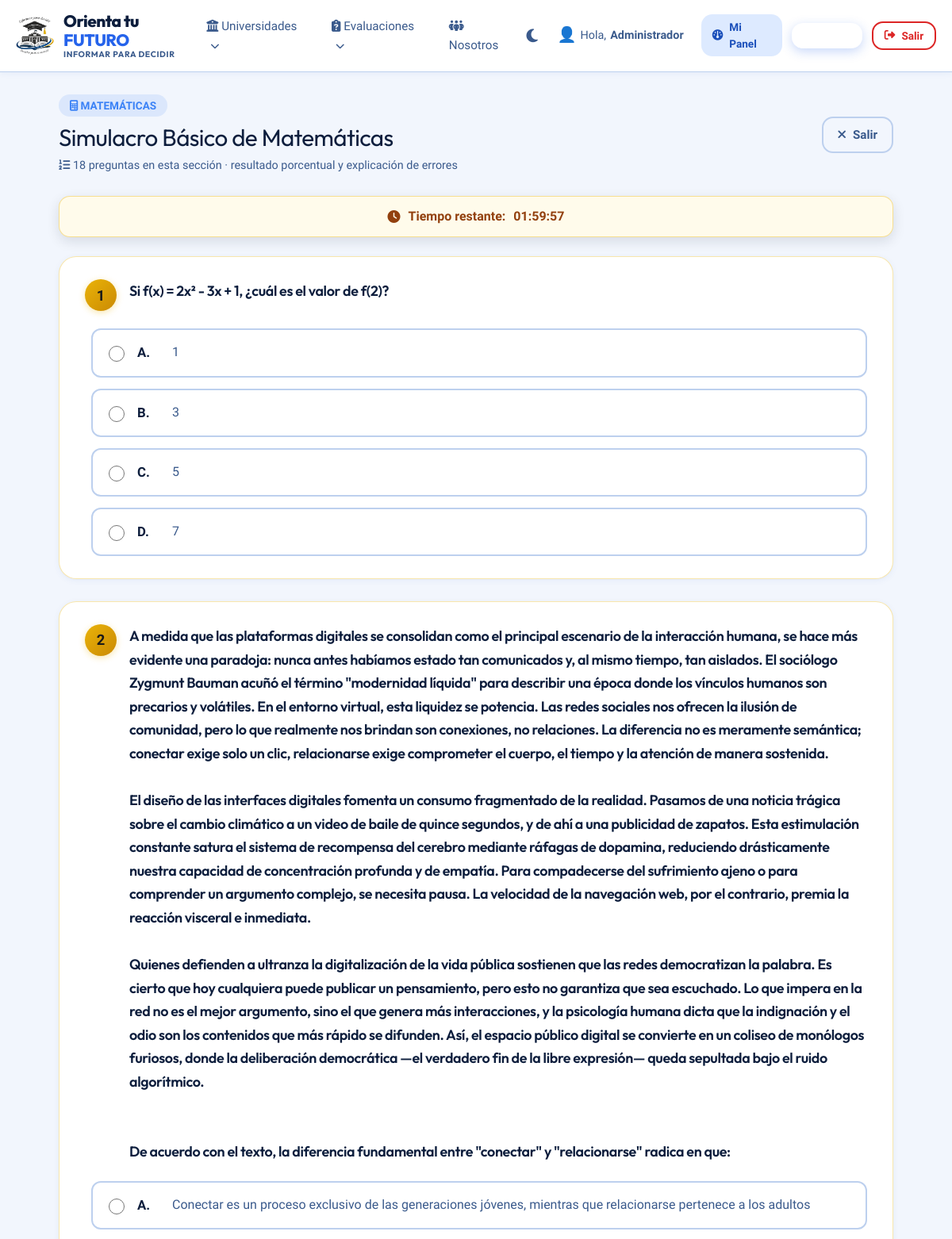
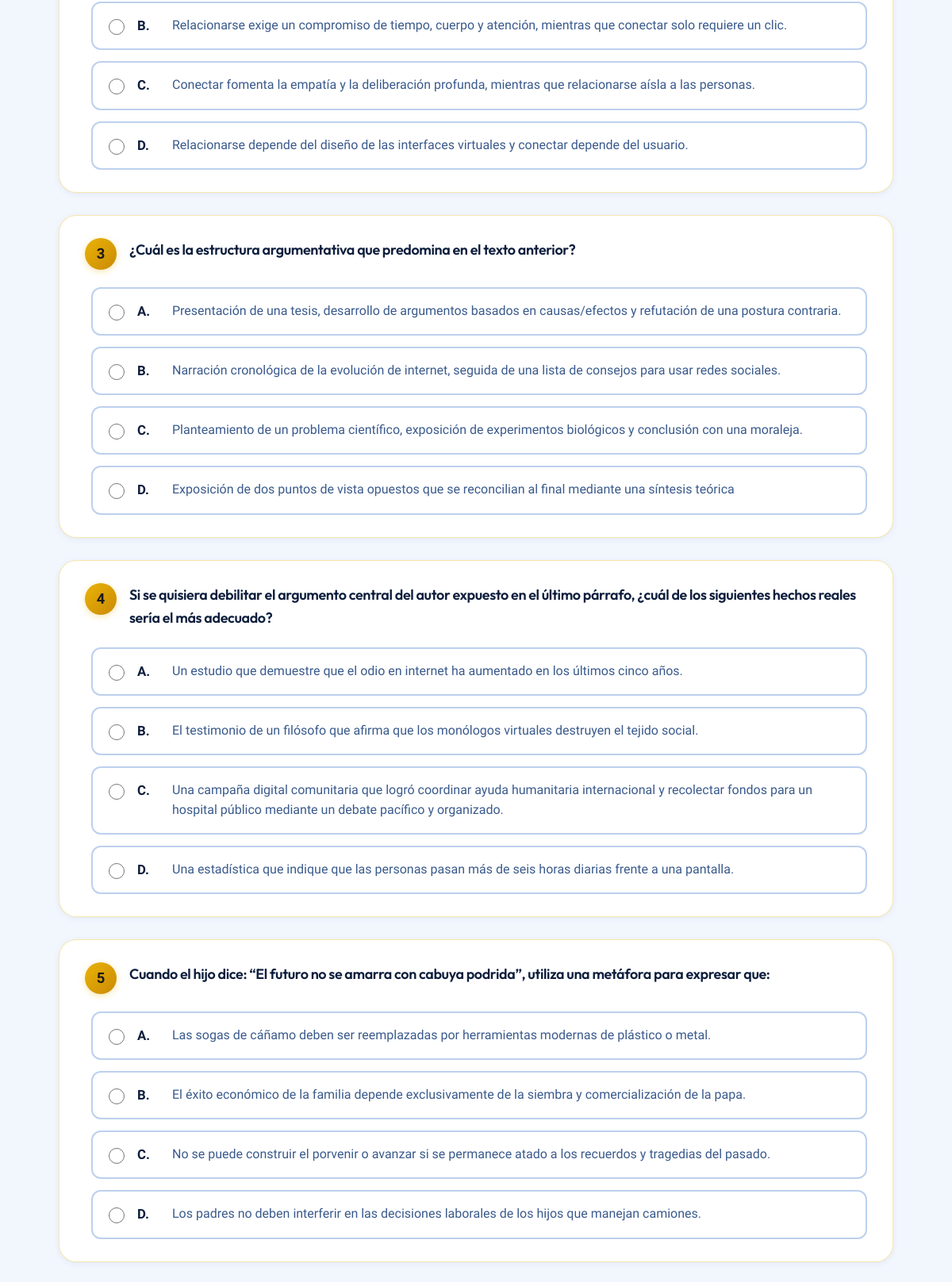
The page /simulacros/resolver?modo=aleatorio&modalidad=corto (signed in, upper part) on the database its author committed (2 pictures, top to bottom).
### tables this page shows
CREATE TABLE `simulacros` (
  `id_simulacro` int(11) NOT NULL,
  `titulo` varchar(150) NOT NULL,
  `descripcion` text DEFAULT NULL,
  `materia` varchar(50) NOT NULL,
  `color` varchar(20) DEFAULT '#3b82f6',
  `icono` varchar(50) DEFAULT 'fa-solid fa-file-pen'
);

CREATE TABLE `simulacro_preguntas` (
  `id_pregunta` int(11) NOT NULL,
  `id_simulacro` int(11) NOT NULL,
  `pregunta` text NOT NULL,
  `opcion_a` text NOT NULL,
  `opcion_b` text NOT NULL,
  `opcion_c` text NOT NULL,
  `opcion_d` text NOT NULL,
  `correcta` char(1) NOT NULL,
  `justificacion` text NOT NULL
);

### controladores/controlador_simulacros.php (called while the page is built, shortened)
<?php
include_once "modelos/simulacro.php";
class ControladorSimulacros {
    public function resolver() {
        $modo = isset($_GET['modo']) ? trim($_GET['modo']) : '';
        $materia = isset($_GET['materia']) ? trim($_GET['materia']) : '';
        $cantidad = isset($_GET['cantidad']) ? (int) $_GET['cantidad'] : 25;
        $modalidad = isset($_GET['modalidad']) ? trim($_GET['modalidad']) : 'corto';
        $materias_validas = Simulacro::obtenerMateriasPreIcfes();
        $modalidades = Simulacro::obtenerModalidadesAleatorias();
        $es_aleatorio = ($modo === 'aleatorio' && isset($modalidades[$modalidad]));
        $session_key = 'preicfes_' . ($es_aleatorio ? 'aleatorio_' . $modalidad : 'materia_' . md5($materia . '|' . $cantidad));
        $es_normal = $es_aleatorio && $modalidad === 'normal';
        if ($es_aleatorio) {
            $configuracion = $modalidades[$modalidad];
            $simulacro = Simulacro::obtenerSimulacroAleatorio($modalidad);
            $tiempo_limite_segundos = $configuracion['segundos'];
            if ($_POST && !empty($_SESSION[$session_key]['preguntas'])) {
                $preguntas = Simulacro::obtenerPreguntasPorIds($_SESSION[$session_key]['preguntas']);
            } elseif (!empty($_SESSION[$session_key]['preguntas'])) {
                $preguntas = Simulacro::obtenerPreguntasPorIds($_SESSION[$session_key]['preguntas']);
            } else {
                $preguntas = Simulacro::obtenerPreguntasAleatorias($configuracion['preguntas']);
            }
        } elseif (isset($_GET['id'])) {
            $simulacro = Simulacro::obtenerPorId($_GET['id']);
            $preguntas = $simulacro ? Simulacro::obtenerPreguntas($simulacro['id_simulacro']) : [];
            $tiempo_limite_segundos = 0;
            $duracion_texto = '';
        } else {
            header("Location: " . URL_BASE . "simulacros/inicio");
            exit;
        }
        $fase = $es_normal ? (int) ($_SESSION[$session_key]['fase'] ?? 1) : 1;
        $preguntas_vista = $es_normal
            ? ($fase === 1 ? array_slice($preguntas, 0, 123) : array_slice($preguntas, 123, 124))
            : $preguntas;
        include_once "vistas/simulacros/resolver.php";
    }
}
?>

### index.php (called while the page is built, shortened)
<?php
include_once("vistas/plantilla.php");
?>

### modelos/simulacro.php (called while the page is built, shortened)
<?php
class Simulacro {
    public static function obtenerPorId($id) {
        $db = baseDatos::crearInstancia();
        $sql = "SELECT * FROM simulacros WHERE id_simulacro = ?";
        $consulta = $db->prepare($sql);
        $consulta->execute([$id]);
        return $consulta->fetch();
    }
    public static function obtenerPreguntasAleatorias($limite = 25) {
        $db = baseDatos::crearInstancia();
        $limite = max(1, min(247, (int) $limite));
        $sql = "SELECT p.*, s.materia, s.titulo AS simulacro_titulo
                FROM simulacro_preguntas p
                JOIN simulacros s ON p.id_simulacro = s.id_simulacro
                WHERE s.materia IN ('Inglés', 'Ciencias Naturales', 'Lectura Crítica', 'Matemáticas', 'Sociales')
                ORDER BY RAND()
                LIMIT " . $limite;
        return $db->query($sql)->fetchAll();
    }
    public static function obtenerModalidadesAleatorias() {
        return [
            'corto' => [
                'titulo' => 'Pre-ICFES aleatorio — Simulacro corto',
                'descripcion' => '60 preguntas mixtas de todas las materias. Tiempo límite: 2 horas.',
                'preguntas' => 60,
                'segundos' => 2 * 60 * 60,
                'duracion' => '2 horas'
            ],
            'intermedio' => [
                'titulo' => 'Pre-ICFES aleatorio — Simulacro intermedio',
                'descripcion' => '120 preguntas mixtas de todas las materias. Tiempo límite: 4 horas.',
                'preguntas' => 120,
                'segundos' => 4 * 60 * 60,
                'duracion' => '4 horas'
            ],
            'normal' => [
                'titulo' => 'Pre-ICFES aleatorio — Simulacro normal',
                'descripcion' => '247 preguntas en una sola prueba: primero 123 y luego 124. Cada sección tiene 4 horas, igual que el tiempo y número de preguntas del ICFES real.',
                'preguntas' => 247,
                'segundos' => 4 * 60 * 60,
                'duracion' => '4 horas por sección'
            ],
        ];
    }
    public static function obtenerSimulacroAleatorio($modalidad = 'corto') {
        $db = baseDatos::crearInstancia();
        return self::obtenerPorId($db->lastInsertId());
    }
}
?>

### vistas/simulacros/resolver.php (the view, shortened to what this page needs)
<?php $url_base = constant('URL_BASE'); ?>
<?php
$color_ui = '#eab308';
$color_ui_dark = '#ca8a04';
$accion_resolver = isset($_GET['modo']) && $_GET['modo'] === 'aleatorio'
    ? $url_base . 'simulacros/resolver?modo=aleatorio&modalidad=' . urlencode($_GET['modalidad'] ?? 'corto')
    : (isset($_GET['materia'])
        ? $url_base . 'simulacros/resolver?materia=' . urlencode($_GET['materia']) . '&cantidad=' . urlencode($_GET['cantidad'] ?? '25')
        : $url_base . 'simulacros/resolver?id=' . $simulacro['id_simulacro']);
$etiqueta_prueba = isset($_GET['materia']) ? $_GET['materia'] : ($simulacro['materia'] === 'Mixto' ? 'Prueba mixta' : $simulacro['materia']);
$es_normal = isset($es_normal) && $es_normal;
$tiempo_inicial = isset($_SESSION[$session_key]['inicio']) ? max(0, $tiempo_limite_segundos - (time() - $_SESSION[$session_key]['inicio'])) : $tiempo_limite_segundos;
?>
<div class="container" style="max-width: 1100px; padding: 30px 24px; width: 100%; margin: 0 auto;">
    <div style="display: flex; align-items: center; justify-content: space-between; margin-bottom: 28px; flex-wrap: wrap; gap: 12px;">
        <div>
            <span style="background-color: <?php echo $simulacro['color']; ?>20; color: <?php echo $simulacro['color']; ?>; padding: 6px 14px; border-radius: 20px; font-size: 0.85rem; font-weight: 700; text-transform: uppercase;">
                <i class="<?php echo $simulacro['icono']; ?>"></i> <?php echo htmlspecialchars($etiqueta_prueba); ?>
            </span>
            <h1 style="font-size: 1.85rem; margin: 10px 0 0 0; color: var(--text-primary);">
                <?php echo htmlspecialchars($simulacro['titulo']); ?>
            </h1>
            <p style="color: var(--text-secondary); font-size: 0.9rem; margin: 6px 0 0 0;">
                <i class="fa-solid fa-list-ol"></i> <?php echo count($preguntas_vista); ?> preguntas en esta sección · resultado porcentual y explicación de errores
            </p>
        </div>
        <a href="<?php echo $url_base; ?>simulacros/inicio" class="btn btn-outline" style="padding: 10px 18px;">
            <i class="fa-solid fa-xmark"></i> Salir
        </a>
    </div>
    <?php if ($tiempo_limite_segundos > 0): ?>
        <div id="cronometro" data-segundos="<?php echo $tiempo_inicial; ?>" style="position: sticky; top: 82px; z-index: 20; display: flex; align-items: center; justify-content: center; gap: 10px; margin: 0 0 24px; padding: 13px 18px; border: 1px solid #eab30866; border-radius: 14px; background: #fffbeb; color: #92400e; font-weight: 800; box-shadow: 0 5px 16px rgba(15,23,42,.12);">
            <i class="fa-solid fa-clock"></i> Tiempo restante: <span id="cronometro-valor">--:--:--</span>
        </div>
    <?php endif; ?>
    <form method="POST" action="<?php echo htmlspecialchars($accion_resolver); ?>" id="form-simulacro">
        <?php foreach ($preguntas_vista as $index => $p): ?>
            <div class="card-premium simulacro-pregunta" style="margin-bottom: 28px; padding: 28px 32px; border: 1px solid <?php echo $color_ui; ?>55;">
                <div style="display: flex; align-items: flex-start; gap: 16px; margin-bottom: 22px;">
                    <div style="background: linear-gradient(135deg, <?php echo $color_ui; ?>, <?php echo $color_ui_dark; ?>); color: #1a1a1a; width: 40px; height: 40px; border-radius: 50%; display: flex; align-items: center; justify-content: center; font-weight: 800; font-size: 1.15rem; flex-shrink: 0; box-shadow: 0 2px 8px <?php echo $color_ui; ?>55;">
                        <?php echo $es_normal && $fase === 2 ? $index + 124 : $index + 1; ?>
                    </div>
                    <h3 style="font-size: 1.12rem; line-height: 1.65; margin: 0; color: var(--text-primary); font-weight: 600; flex: 1;">
                        <?php echo nl2br(htmlspecialchars($p['pregunta'])); ?>
                    </h3>
                </div>
                <div class="opciones-grid" style="display: flex; flex-direction: column; gap: 14px; padding-left: 8px;">
                    <?php
                    $opciones = [
                        'a' => $p['opcion_a'],
                        'b' => $p['opcion_b'],
                        'c' => $p['opcion_c'],
                        'd' => $p['opcion_d']
                    ];
                    foreach ($opciones as $letra => $texto):
                    ?>
                        <label class="radio-container opcion-btn" style="padding: 16px 20px; border: 2px solid var(--border-color, var(--border)); border-radius: 12px; cursor: pointer; transition: all 0.2s ease; display: flex; align-items: flex-start; gap: 16px; min-height: 56px; background: var(--bg-card, #fff);">
                            <input type="radio" name="respuestas[<?php echo $p['id_pregunta']; ?>]" value="<?php echo $letra; ?>" required style="margin-top: 4px; width: 20px; height: 20px; flex-shrink: 0; accent-color: <?php echo $color_ui; ?>;">
                            <span class="letra-opcion" style="font-weight: 800; color: var(--text-muted); text-transform: uppercase; font-size: 1.05rem; min-width: 28px;"><?php echo $letra; ?>.</span>
                            <span class="texto-opcion" style="color: var(--text-secondary); line-height: 1.55; font-size: 1rem; flex: 1;"><?php echo htmlspecialchars($texto); ?></span>
                        </label>
                    <?php endforeach; ?>
                </div>
            </div>
        <?php endforeach; ?>
    </form>
</div>

### recursos/css/miestilo.css (style rules this page uses)
:root { --bg-main: #f2f6fd; --bg-card: #ffffff; --bg-navbar: rgba(255, 255, 255, 0.96); --bg-section: #e8f0fa; --text-primary: #0d1e3d; --text-secondary: #3a5a8c; --primary: #1a4fba; --primary-light: #ddeaff; --primary-hover: #0f3a9e; --accent: #eab308; --accent-light: #fef9c3; --success: #059669; --warning: #d97706; --danger: #dc2626; --border-color: #bdd0ee; --font-sans: 'Plus Jakarta Sans', -apple-system, sans-serif; --font-heading: 'Outfit', sans-serif; --shadow-sm: 0 1px 3px rgba(26, 79, 186, 0.08); --shadow-md: 0 4px 12px rgba(26, 79, 186, 0.10), 0 1px 4px rgba(0,0,0,0.04); --shadow-lg: 0 10px 30px rgba(26, 79, 186, 0.12), 0 4px 10px rgba(0,0,0,0.06); --shadow-premium: 0 20px 40px rgba(26, 79, 186, 0.14), 0 8px 16px rgba(0,0,0,0.05); --radius-sm: 8px; --radius-md: 14px; --radius-lg: 22px; --radius-full: 9999px; --transition: all 0.3s cubic-bezier(0.4, 0, 0.2, 1); }
* { margin: 0; padding: 0; box-sizing: border-box; }
body { background-color: var(--bg-main); color: var(--text-primary); font-family: var(--font-sans); line-height: 1.6; overflow-x: hidden; transition: background-color 0.4s ease, color 0.3s ease; }
h1, h2, h3, h4, h5, h6 { font-family: var(--font-heading); font-weight: 700; letter-spacing: -0.02em; line-height: 1.25; }
a { color: var(--primary); text-decoration: none; transition: var(--transition); }
.btn { display: inline-flex; align-items: center; justify-content: center; padding: 10px 24px; font-size: 0.95rem; font-weight: 600; border-radius: var(--radius-md); cursor: pointer; transition: var(--transition); border: none; gap: 8px; }
.btn-outline { background-color: transparent; border: 2px solid var(--border-color); color: var(--text-secondary); }
.layout-container { min-height: 100vh; display: flex; flex-direction: column; }
.card-premium { background-color: var(--bg-card); border-radius: var(--radius-lg); border: 1px solid var(--border-color); box-shadow: var(--shadow-premium); padding: 32px; transition: var(--transition); }
[data-theme="light"] body { background-color: #f2f6fd; }
[data-theme="light"] .card, [data-theme="light"] .card-premium, [data-theme="light"] .filter-sidebar, [data-theme="light"] .chart-container, [data-theme="light"] .question-card, [data-theme="light"] .auth-card, [data-theme="light"] .map-card-container { background: #ffffff; border-color: #c8d8f0; box-shadow: 0 2px 8px rgba(26,79,186,0.06), 0 1px 3px rgba(0,0,0,0.03); }
.card, .card-premium, .bento-card, .list-item-fav, .question-card, .auth-card, .feature-card, .map-card-container, .filter-sidebar, .chart-container { position: relative; overflow: hidden; --glow-x: 50%; --glow-y: 50%; --glow-opacity: 0; transition: transform 0.35s cubic-bezier(0.23, 1, 0.32, 1), box-shadow 0.35s cubic-bezier(0.23, 1, 0.32, 1), border-color 0.35s ease; }
.card::before, .card-premium::before, .bento-card::before, .list-item-fav::before, .question-card::before, .auth-card::before, .feature-card::before, .map-card-container::before, .filter-sidebar::before, .chart-container::before { content: ''; position: absolute; top: 0; left: 0; right: 0; bottom: 0; background: radial-gradient( circle 160px at var(--glow-x) var(--glow-y), rgba(37, 99, 235, 0.13) 0%, rgba(250, 204, 21, 0.06) 50%, transparent 70% ); opacity: var(--glow-opacity); transition: opacity 0.4s ease; pointer-events: none; z-index: 0; border-radius: inherit; }
.btn, [class*="btn-"] { position: relative; overflow: hidden; isolation: isolate; }
.btn::after { content: ''; position: absolute; inset: 0; background: radial-gradient( circle at var(--btn-gx, 50%) var(--btn-gy, 50%), rgba(255,255,255,0.15) 0%, transparent 65% ); opacity: 0; transition: opacity 0.3s ease; pointer-events: none; }

### rows shown on the page
simulacros: materia "MATEMÁTICAS", titulo "Simulacro Básico de Matemáticas"
simulacro_preguntas: pregunta "Si f(x) = 2x² - 3x + 1, ¿cuál es el valor de f(2)?", letra "A", texto "1", letra "B", texto "3", letra "C", opcion_c "5", letra "D", opcion_d "7"
simulacro_preguntas: pregunta "A medida que las plataformas digitales se consolidan como el principal escenario de la interacción humana, se hace más evidente una paradoja: nunca antes habíamos estado tan comunicados y, al mismo tiempo, tan aislados. El sociólogo Zygmunt Bauman acuñó el término \"modernidad líquida\" para describir una época donde los vínculos humanos son precarios y volátiles. En el entorno virtual, esta liquidez se potencia. Las redes sociales nos ofrecen la ilusión de comunidad, pero lo que realmente nos brindan son conexiones, no relaciones. La diferencia no es meramente semántica; conectar exige solo un clic, relacionarse exige comprometer el cuerpo, el tiempo y la atención de manera sostenida. El…", letra "A", opcion_a "Conectar es un proceso exclusivo de las generaciones jóvenes, mientras que relacionarse pertenece a los adultos", letra "B", opcion_b "Relacionarse exige un compromiso de tiempo, cuerpo y atención, mientras que conectar solo requiere un clic.", letra "C", opcion_c "Conectar fomenta la empatía y la deliberación profunda, mientras que relacionarse aísla a las personas.", letra "D", opcion_d "Relacionarse depende del diseño de las interfaces virtuales y conectar depende del usuario."
simulacro_preguntas: pregunta "¿Cuál es la estructura argumentativa que predomina en el texto anterior?", letra "A", opcion_a "Presentación de una tesis, desarrollo de argumentos basados en causas/efectos y refutación de una postura contraria.", letra "B", opcion_b "Narración cronológica de la evolución de internet, seguida de una lista de consejos para usar redes sociales.", letra "C", opcion_c "Planteamiento de un problema científico, exposición de experimentos biológicos y conclusión con una moraleja.", letra "D", opcion_d "Exposición de dos puntos de vista opuestos que se reconcilian al final mediante una síntesis teórica"
simulacro_preguntas: pregunta "Si se quisiera debilitar el argumento central del autor expuesto en el último párrafo, ¿cuál de los siguientes hechos reales sería el más adecuado?", letra "A", opcion_a "Un estudio que demuestre que el odio en internet ha aumentado en los últimos cinco años.", letra "B", opcion_b "El testimonio de un filósofo que afirma que los monólogos virtuales destruyen el tejido social.", letra "C", opcion_c "Una campaña digital comunitaria que logró coordinar ayuda humanitaria internacional y recolectar fondos para un hospital público mediante un debate pacífico y organizado.", letra "D", opcion_d "Una estadística que indique que las personas pasan más de seis horas diarias frente a una pantalla."
simulacro_preguntas: pregunta "Cuando el hijo dice: “El futuro no se amarra con cabuya podrida”, utiliza una metáfora para expresar que:", letra "A", opcion_a "Las sogas de cáñamo deben ser reemplazadas por herramientas modernas de plástico o metal.", letra "B", opcion_b "El éxito económico de la familia depende exclusivamente de la siembra y comercialización de la papa.", letra "C", opcion_c "No se puede construir el porvenir o avanzar si se permanece atado a los recuerdos y tragedias del pasado.", letra "D", opcion_d "Los padres no deben interferir en las decisiones laborales de los hijos que manejan camiones."

### other values the page prints
$emoji "👤"
$_SESSION['usuario']['nombre'] "Administrador"
count($preguntas_vista) "18"
